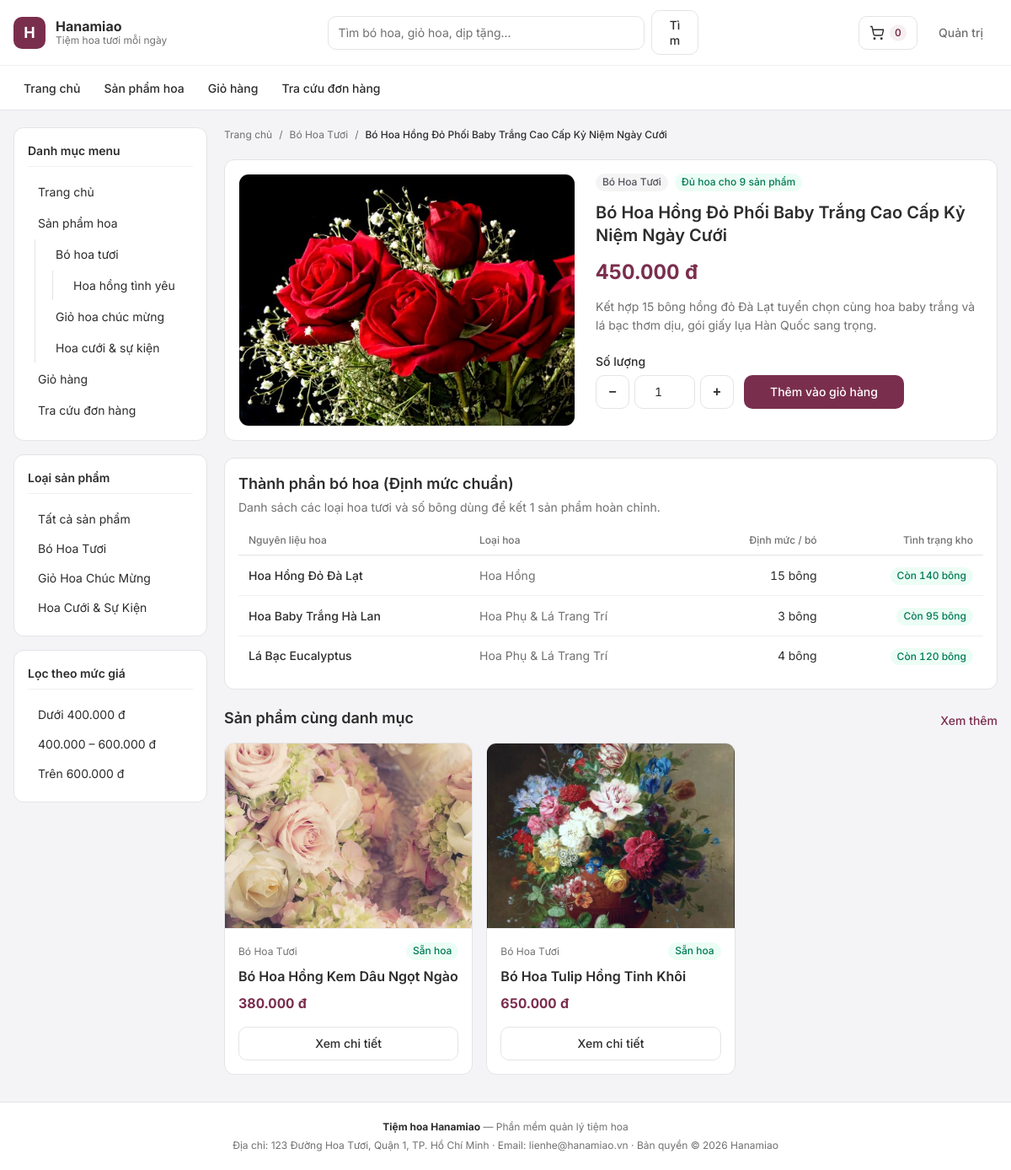
Page /index.php?page=product_detail&id=1 on the committed database.
### tables this page shows
CREATE TABLE IF NOT EXISTS `Menu` (
    `ID` INT UNSIGNED NOT NULL AUTO_INCREMENT,
    `ID_Cha` INT UNSIGNED NOT NULL DEFAULT 0,
    `TenMenu` VARCHAR(150) NOT NULL,
    `MoTa` VARCHAR(255) DEFAULT NULL,
    `url` VARCHAR(255) DEFAULT NULL,
    PRIMARY KEY (`ID`),
    KEY `idx_menu_cha` (`ID_Cha`)
);

CREATE TABLE IF NOT EXISTS `LoaiSanPham` (
    `ID_LSP` INT UNSIGNED NOT NULL AUTO_INCREMENT,
    `TenLoaiSanPham` VARCHAR(120) NOT NULL,
    `TrangThai` TINYINT(1) NOT NULL DEFAULT 1,
    PRIMARY KEY (`ID_LSP`),
    KEY `idx_lsp_trangthai` (`TrangThai`)
);

CREATE TABLE IF NOT EXISTS `SanPham` (
    `ID_SP` INT UNSIGNED NOT NULL AUTO_INCREMENT,
    `TenSanPham` VARCHAR(180) NOT NULL,
    `ID_LSP` INT UNSIGNED NOT NULL,
    `HinhAnh` VARCHAR(255) DEFAULT NULL,
    `MoTa` TEXT DEFAULT NULL,
    `TrangThai` TINYINT(1) NOT NULL DEFAULT 1,
    PRIMARY KEY (`ID_SP`),
    KEY `idx_sp_lsp` (`ID_LSP`),
    KEY `idx_sp_trangthai` (`TrangThai`),
    CONSTRAINT `fk_sanpham_loaisanpham` FOREIGN KEY (`ID_LSP`)
        REFERENCES `LoaiSanPham` (`ID_LSP`) ON UPDATE CASCADE ON DELETE RESTRICT
);

CREATE TABLE IF NOT EXISTS `ThanhPhanBo` (
    `ID_TPB` INT UNSIGNED NOT NULL AUTO_INCREMENT,
    `ID_SP` INT UNSIGNED NOT NULL,
    `ID_H` INT UNSIGNED NOT NULL,
    `SoBong` INT UNSIGNED NOT NULL,
    PRIMARY KEY (`ID_TPB`),
    UNIQUE KEY `uq_tpb_sp_hoa` (`ID_SP`, `ID_H`),
    KEY `idx_tpb_hoa` (`ID_H`),
    CONSTRAINT `fk_tpb_sanpham` FOREIGN KEY (`ID_SP`)
        REFERENCES `SanPham` (`ID_SP`) ON UPDATE CASCADE ON DELETE CASCADE,
    CONSTRAINT `fk_tpb_hoa` FOREIGN KEY (`ID_H`)
        REFERENCES `Hoa` (`ID_H`) ON UPDATE CASCADE ON DELETE RESTRICT
);

CREATE TABLE IF NOT EXISTS `Hoa` (
    `ID_H` INT UNSIGNED NOT NULL AUTO_INCREMENT,
    `TenHoa` VARCHAR(150) NOT NULL,
    `ID_LH` INT UNSIGNED NOT NULL,
    `SoLuongTon` INT NOT NULL DEFAULT 0,
    `HinhAnh` VARCHAR(255) DEFAULT NULL,
    `TrangThai` TINYINT(1) NOT NULL DEFAULT 1,
    PRIMARY KEY (`ID_H`),
    KEY `idx_hoa_loai` (`ID_LH`),
    KEY `idx_hoa_ton` (`SoLuongTon`),
    CONSTRAINT `fk_hoa_loaihoa` FOREIGN KEY (`ID_LH`)
        REFERENCES `LoaiHoa` (`ID_LH`) ON UPDATE CASCADE ON DELETE RESTRICT
);

CREATE TABLE IF NOT EXISTS `LoaiHoa` (
    `ID_LH` INT UNSIGNED NOT NULL AUTO_INCREMENT,
    `TenLH` VARCHAR(100) NOT NULL,
    `TrangThai` TINYINT(1) NOT NULL DEFAULT 1,
    PRIMARY KEY (`ID_LH`),
    KEY `idx_loaihoa_trangthai` (`TrangThai`)
);

### pages/product_detail.php (the view, shortened to what the rows shown need)
<?php
$idSp = isset($_GET['id']) ? (int)$_GET['id'] : 0;
$product = null;
$bomList = [];
$relatedProducts = [];
if ($pdo instanceof PDO && $idSp > 0) {
    try {
        $product = getProductDetailById($pdo, $idSp);
        if ($product !== null) {
            $bomList = getProductBom($pdo, $idSp);
            $relatedProducts = searchProductsWithMeta($pdo, [
                'lsp' => (int)$product['ID_LSP'],
                'exclude_id' => $idSp,
                'limit' => 3,
            ]);
        }
    } catch (PDOException $exception) {
        error_log('[Hanamiao Product Detail] ' . $exception->getMessage());
        $dbError = 'Không thể tải chi tiết sản phẩm.';
    }
}
?>
<?php if ($product === null): ?>
    <section class="panel empty-state">
        <h1 class="page-title">Không tìm thấy sản phẩm</h1>
        <p class="text-muted">Mẫu hoa bạn tìm kiếm không tồn tại hoặc hiện đang tạm ngừng kinh doanh.</p>
        <a class="btn btn-primary" href="index.php?page=products">Quay lại danh sách sản phẩm</a>
    </section>
<?php else: ?>
    <?php
    $imgSrc = getImageUrl($product['HinhAnh']);
    $availableQty = (int)$product['SoLuongKhaDung'];
    $hasPrice = $product['GiaBanHienTai'] !== null;
    $canBuy = ($availableQty > 0 && $hasPrice);
    ?>
    <nav class="breadcrumb" aria-label="Đường dẫn">
        <a href="index.php?page=home">Trang chủ</a>
        <span aria-hidden="true">/</span>
        <a href="index.php?page=products&amp;lsp=<?php echo (int)$product['ID_LSP']; ?>">
            <?php echo h($product['TenLoaiSanPham']); ?>
        </a>
        <span aria-hidden="true">/</span>
        <span class="breadcrumb-current"><?php echo h($product['TenSanPham']); ?></span>
    </nav>
    <section class="panel detail-card">
        <div class="detail-grid">
            <div class="detail-media">
                <img src="<?php echo h($imgSrc); ?>" alt="<?php echo h($product['TenSanPham']); ?>">
            </div>
            <div class="detail-info">
                <div class="detail-badges">
                    <span class="badge badge-neutral"><?php echo h($product['TenLoaiSanPham']); ?></span>
                    <span class="badge <?php echo $canBuy ? 'badge-success' : 'badge-error'; ?> tabular-nums">
                        <?php echo $canBuy ? ('Đủ hoa cho ' . $availableQty . ' sản phẩm') : 'Tạm hết nguyên liệu'; ?>
                    </span>
                </div>
                <h1 class="detail-title"><?php echo h($product['TenSanPham']); ?></h1>
                <p class="detail-price tabular-nums"><?php echo h(formatMoney($product['GiaBanHienTai'])); ?></p>
                <p class="detail-desc">
                    <?php
                    $moTa = trim((string)($product['MoTa'] ?? ''));
                    echo $moTa !== '' ? nl2br(h($moTa)) : 'Mẫu hoa tươi được kết thủ công tại tiệm hoa Hanamiao.';
                    ?>
                </p>
                <?php if ($canBuy): ?>
                    <form class="add-cart-form" action="actions/cart_action.php" method="post">
                        <div class="qty-field">
                            <label for="detail-qty" class="field-label">Số lượng</label>
                            <div class="qty-stepper">
                                <button type="button" class="qty-btn" data-qty-step="-1" aria-label="Giảm số lượng">&minus;</button>
                                <input
                                    id="detail-qty"
                                    type="number"
                                    name="qty"
                                    class="input-control qty-input tabular-nums"
                                    value="1"
                                    min="1"
                                    max="<?php echo $availableQty; ?>"
                                    required
                                >
                                <button type="button" class="qty-btn" data-qty-step="1" aria-label="Tăng số lượng">+</button>
                            </div>
                        </div>
                        <button type="submit" class="btn btn-primary btn-add-cart">Thêm vào giỏ hàng</button>
                    </form>
                <?php endif; ?>
            </div>
        </div>
    </section>
    <section class="panel">
        <div class="section-header section-header-compact">
            <div>
                <h2 class="section-title">Thành phần bó hoa (Định mức chuẩn)</h2>
                <p class="section-subtitle">Danh sách các loại hoa tươi và số bông dùng để kết 1 sản phẩm hoàn chỉnh.</p>
            </div>
        </div>
        <?php if (count($bomList) === 0): ?>
            <p class="text-muted">Chưa cập nhật định mức thành phần hoa cho sản phẩm này.</p>
        <?php else: ?>
            <div class="table-wrap">
                <table class="store-table">
                    <thead>
                        <tr>
                            <th>Nguyên liệu hoa</th>
                            <th>Loại hoa</th>
                            <th class="text-right">Định mức / bó</th>
                            <th class="text-right">Tình trạng kho</th>
                        </tr>
                    </thead>
                    <tbody>
                        <?php foreach ($bomList as $part): ?>
                            <?php
                            $soBong = (int)$part['SoBong'];
                            $ton = (int)$part['SoLuongTon'];
                            $enough = ((int)$part['TrangThai'] === 1 && $ton >= $soBong);
                            ?>
                            <tr>
                                <td class="font-medium"><?php echo h($part['TenHoa']); ?></td>
                                <td class="text-muted"><?php echo h($part['TenLH']); ?></td>
                                <td class="text-right tabular-nums"><?php echo $soBong; ?> bông</td>
                                <td class="text-right">
                                    <span class="badge <?php echo $enough ? 'badge-success' : 'badge-error'; ?> tabular-nums">
                                        <?php echo $enough ? ('Còn ' . $ton . ' bông') : ('Thiếu (' . $ton . ' bông)'); ?>
                                    </span>
                                </td>
                            </tr>
                        <?php endforeach; ?>
                    </tbody>
                </table>
            </div>
        <?php endif; ?>
    </section>
    <?php if (count($relatedProducts) > 0): ?>
        <section class="content-section">
            <div class="section-header">
                <h2 class="section-title">Sản phẩm cùng danh mục</h2>
                <a class="link-inline" href="index.php?page=products&amp;lsp=<?php echo (int)$product['ID_LSP']; ?>">Xem thêm</a>
            </div>
            <div class="product-grid">
                <?php foreach ($relatedProducts as $rel): ?>
                    <?php
                    $relId = (int)$rel['ID_SP'];
                    $relStock = (int)$rel['SoLuongKhaDung'] > 0;
                    ?>
                    <article class="product-card">
                        <a class="product-thumb" href="index.php?page=product_detail&amp;id=<?php echo $relId; ?>">
                            <img src="<?php echo h(getImageUrl($rel['HinhAnh'])); ?>" alt="<?php echo h($rel['TenSanPham']); ?>" loading="lazy">
                        </a>
                        <div class="product-body">
                            <div class="product-meta">
                                <span class="product-category"><?php echo h($rel['TenLoaiSanPham']); ?></span>
                                <span class="badge <?php echo $relStock ? 'badge-success' : 'badge-error'; ?>">
                                    <?php echo $relStock ? 'Sẵn hoa' : 'Tạm hết'; ?>
                                </span>
                            </div>
                            <h3 class="product-title">
                                <a href="index.php?page=product_detail&amp;id=<?php echo $relId; ?>">
                                    <?php echo h($rel['TenSanPham']); ?>
                                </a>
                            </h3>
                            <p class="product-price tabular-nums"><?php echo h(formatMoney($rel['GiaBanHienTai'])); ?></p>
                            <div class="product-footer">
                                <a class="btn btn-outline btn-block" href="index.php?page=product_detail&amp;id=<?php echo $relId; ?>">Xem chi tiết</a>
                            </div>
                        </div>
                    </article>
                <?php endforeach; ?>
            </div>
        </section>
    <?php endif; ?>
<?php endif; ?>

### components/header.php (shortened to what the rows shown need)
<?php
$rootMenus = layMenuCon($menus, 0);
?>
<!DOCTYPE html>
<html lang="vi">
<head>
    <link rel="stylesheet" href="css/fonts.css">
    <link rel="stylesheet" href="css/tokens.css">
    <link rel="stylesheet" href="css/style.css">
</head>
<body>
<div class="site-shell">
    <header class="site-header">
        <nav class="site-navbar" aria-label="Điều hướng chính">
            <div class="site-container">
                <ul class="nav-list">
                    <?php if (count($rootMenus) === 0): ?>
                        <li><a class="nav-link active" href="index.php?page=home">Trang chủ</a></li>
                    <?php else: ?>
                        <?php foreach ($rootMenus as $item): ?>
                            <?php
                            $url = trim((string)($item['url'] ?? ''));
                            $isSafe = isSafeInternalUrl($url);
                            $isActive = ($isSafe && str_contains($url, 'page=' . $page));
                            ?>
                            <li>
                                <?php if ($isSafe): ?>
                                    <a class="nav-link<?php echo $isActive ? ' active' : ''; ?>" href="<?php echo h($url); ?>">
                                        <?php echo h($item['TenMenu']); ?>
                                    </a>
                                <?php else: ?>
                                    <span class="nav-link nav-link-static"><?php echo h($item['TenMenu']); ?></span>
                                <?php endif; ?>
                            </li>
                        <?php endforeach; ?>
                    <?php endif; ?>
                </ul>
            </div>
        </nav>
    </header>

### components/left.php (shortened to what the rows shown need)
<?php
$activeLsp = isset($_GET['lsp']) ? (int)$_GET['lsp'] : 0;
?>
<section class="widget">
    <h2 class="widget-title">Danh mục menu</h2>
    <?php if (count($menus) === 0): ?>
        <p class="text-muted text-xs">Chưa có dữ liệu menu.</p>
    <?php else: ?>
        <nav aria-label="Menu đa cấp">
            <?php inMenu($menus, 0, $currentQuery); ?>
        </nav>
    <?php endif; ?>
</section>
<section class="widget">
    <h2 class="widget-title">Loại sản phẩm</h2>
    <?php if (count($productTypes) === 0): ?>
        <p class="text-muted text-xs">Chưa có loại sản phẩm đang bán.</p>
    <?php else: ?>
        <ul class="category-list">
            <?php foreach ($productTypes as $type): ?>
                <?php $lspId = (int)$type['ID_LSP']; ?>
                <li>
                    <a class="category-link<?php echo ($page === 'products' && $activeLsp === $lspId) ? ' active' : ''; ?>" href="index.php?page=products&amp;lsp=<?php echo $lspId; ?>">
                        <?php echo h($type['TenLoaiSanPham']); ?>
                    </a>
                </li>
            <?php endforeach; ?>
        </ul>
    <?php endif; ?>
</section>
<section class="widget">
    <h2 class="widget-title">Lọc theo mức giá</h2>
</section>

### functions/menu_functions.php (shortened to what the rows shown need)
<?php
function layMenuCon(array $menus, int $idCha): array
{
    $ketQua = [];
    foreach ($menus as $menu) {
        if ((int)$menu['ID_Cha'] === $idCha) {
            $ketQua[] = $menu;
        }
    }
    return $ketQua;
}
function isSafeInternalUrl(string $url): bool
{
    return (bool)preg_match(
        '/^(?:index\.php)?\?page=[A-Za-z0-9_]+(?:&[A-Za-z0-9_]+=[^<>"\'\s]+)*$/u',
        $url
    );
}
function inMenu(array $menus, int $idCha = 0, string $currentQuery = '', int $depth = 0): void
{
    $menuCon = layMenuCon($menus, $idCha);
    if (count($menuCon) === 0 || $depth > 5) {
        return;
    }
    $ulClass = $depth === 0 ? 'menu-tree menu-root' : 'menu-tree menu-sub level-' . $depth;
    echo '<ul class="' . $ulClass . '">';
    foreach ($menuCon as $menu) {
        $id = (int)$menu['ID'];
        $ten = htmlspecialchars((string)$menu['TenMenu'], ENT_QUOTES, 'UTF-8');
        $url = trim((string)($menu['url'] ?? ''));
        $isActive = ($url !== '' && $currentQuery !== '' && str_ends_with($url, $currentQuery));
        echo '<li class="menu-item">';
        if (isSafeInternalUrl($url)) {
            $safeUrl = htmlspecialchars($url, ENT_QUOTES, 'UTF-8');
            $activeClass = $isActive ? ' active' : '';
            echo '<a class="menu-link' . $activeClass . '" href="' . $safeUrl . '">' . $ten . '</a>';
        } else {
            echo '<span class="menu-label">' . $ten . '</span>';
        }
        inMenu($menus, $id, $currentQuery, $depth + 1);
        echo '</li>';
    }
    echo '</ul>';
}

### rows in the picture
menu: TenMenu "Trang chủ"
menu: TenMenu "Sản phẩm hoa"
menu: TenMenu "Giỏ hàng"
menu: TenMenu "Tra cứu đơn hàng"
menu: TenMenu "Bó hoa tươi"
menu: TenMenu "Hoa hồng tình yêu"
menu: TenMenu "Giỏ hoa chúc mừng"
menu: TenMenu "Hoa cưới & sự kiện"
loaisanpham: TenLoaiSanPham "Bó Hoa Tươi"
loaisanpham: TenLoaiSanPham "Giỏ Hoa Chúc Mừng"
loaisanpham: TenLoaiSanPham "Hoa Cưới & Sự Kiện"
sanpham: ID_LSP.TenLoaiSanPham "Bó Hoa Tươi", TenSanPham "Bó Hoa Hồng Đỏ Phối Baby Trắng Cao Cấp Kỷ Niệm Ngày Cưới", HinhAnh (picture), MoTa "Kết hợp 15 bông hồng đỏ Đà Lạt tuyển chọn cùng hoa baby trắng và lá bạc thơm dịu, gói giấy lụa Hàn Quốc sang trọng."
thanhphanbo: ID_H.TenHoa "Hoa Hồng Đỏ Đà Lạt", loaihoa.TenLH "Hoa Hồng", SoBong "15", ID_H.SoLuongTon "140"
thanhphanbo: ID_H.TenHoa "Hoa Baby Trắng Hà Lan", loaihoa.TenLH "Hoa Phụ & Lá Trang Trí", SoBong "3", ID_H.SoLuongTon "95"
thanhphanbo: ID_H.TenHoa "Lá Bạc Eucalyptus", loaihoa.TenLH "Hoa Phụ & Lá Trang Trí", SoBong "4", ID_H.SoLuongTon "120"
sanpham: HinhAnh (picture), ID_LSP.TenLoaiSanPham "Bó Hoa Tươi", TenSanPham "Bó Hoa Hồng Kem Dâu Ngọt Ngào", GiaBanHienTai "380.000 đ"
sanpham: HinhAnh (picture), ID_LSP.TenLoaiSanPham "Bó Hoa Tươi", TenSanPham "Bó Hoa Tulip Hồng Tinh Khôi", GiaBanHienTai "650.000 đ"

### other values in the picture
$cartCount "0"
$availableQty "9"
formatMoney($product['GiaBanHienTai']) "450.000 đ"
